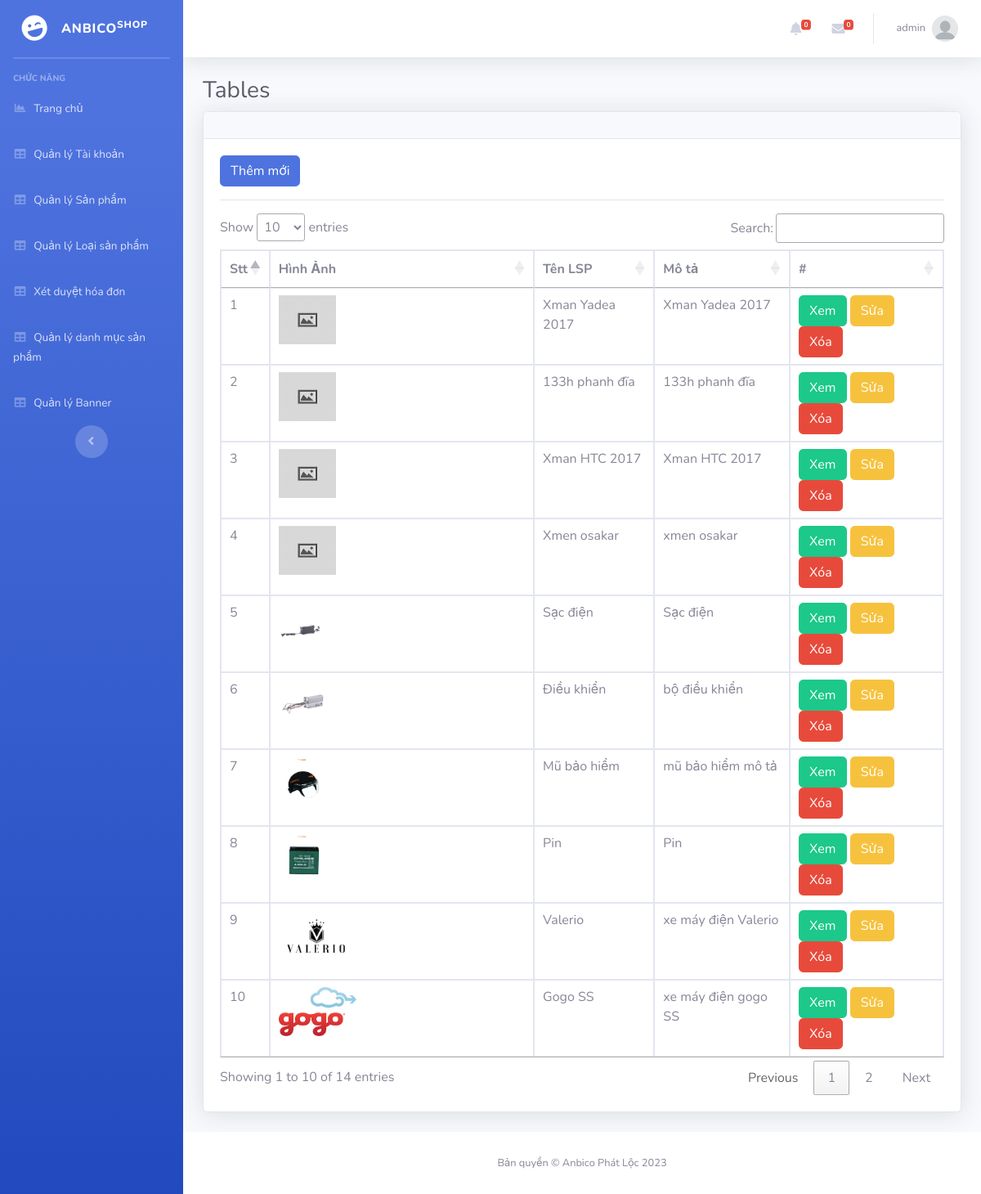
Page /admin/?mod=loaisanpham (signed in) on the committed database.
### tables this page shows
CREATE TABLE `loaisanpham` (
  `MaLSP` int(11) NOT NULL,
  `TenLSP` varchar(70) NOT NULL,
  `HinhAnh` varchar(200) NOT NULL,
  `Mota` varchar(200) NOT NULL,
  `MaDM` int(11) NOT NULL
);

### Admin/MVC/controllers/LoaisanphamController.php (called while the page is built, shortened)
<?php
class LoaisanphamController
{
	var $loaisanpham_model;
	function __construct()
	{
		$this->loaisanpham_model = new loaisanpham();
	}
	public function list()
	{
		$data = $this->loaisanpham_model->All();
		require_once("MVC/Views/Admin/index.php");
	}
}

### Admin/MVC/Models/connection.php (called while the page is built, shortened)
<?php
    class Connection{
        function __construct()
        {
            $this->conn = new mysqli("localhost", "root", "", "shopbike");
        }
    }
?>

### Admin/MVC/Models/model.php (called while the page is built, shortened)
<?php
require_once("connection.php");
class Model
{
    var $table;
    var $contens;
    function __construct()
    {
        $conn_obj = new Connection();
        $this->conn = $conn_obj->conn;
    }
    function All()
    {
        $query = "select * from $this->table ORDER BY $this->contens DESC ";
        require("result.php");
        return $data;
    }
}

### Admin/MVC/Models/result.php (called while the page is built)
<?php
$result = $this->conn->query($query);
$data = array();
while ($row = $result->fetch_assoc()) {
    $data[] = $row;
}
?>

### Admin/MVC/Views/loaisanpham/list.php (the view, shortened to what this page needs)
<?php if (isset($_SESSION['isLogin_Admin']) && $_SESSION['isLogin_Admin'] == true) { ?>
<a href="?mod=loaisanpham&act=add" type="button" class="btn btn-primary">Thêm mới</a>
<?php } ?>
<hr>
<table class="table table-bordered" id="dataTable" width="100%" cellspacing="0">
  <thead>
    <tr>
      <th scope="col">Stt</th>
      <th scope="col">Hình Ảnh</th>
      <th scope="col">Tên LSP</th>
      <th scope="col">Mô tả</th>
      <th>#</th>
    </tr>
  </thead>
  <tbody>
    <?php
    $i=0;
    foreach ($data as $row) {
      $i++;
      ?>
      <tr>
        <td><?= $i ?></td>
        <td>
    <?php
    if(!empty($row['HinhAnh'])){
        echo '<img src="../public/img/company/'.$row['HinhAnh'].'" height="60px">';
    } else{
        echo '<img src="../public/img/xe.jpg" height="60px">';
    }
    ?>
</td>
        <td><?= $row['TenLSP'] ?></td>
        <td><?= $row['Mota'] ?></td>
        <td>
          <a href="?mod=loaisanpham&act=detail&id=<?= $row['MaLSP'] ?>" class="btn btn-success">Xem</a>
          <?php if (isset($_SESSION['isLogin_Admin']) && $_SESSION['isLogin_Admin'] == true) { ?>
          <a href="?mod=loaisanpham&act=edit&id=<?= $row['MaLSP'] ?>" class="btn btn-warning">Sửa</a>
          <a href="?mod=loaisanpham&act=delete&id=<?= $row['MaLSP'] ?>" onclick="return confirm('Bạn có thật sự muốn xóa ?');" type="button" class="btn btn-danger">Xóa</a>
          <?php }?>
        </td>
      </tr>
    <?php } ?>
</table>

### Admin/index.php (shortened to what this page needs)
<?php
if (isset($_SESSION['isLogin_Admin']) && $_SESSION['isLogin_Admin'] == true) {
    $mod = isset($_GET['mod']) ? $_GET['mod'] : "login";
    $act = isset($_GET['act']) ? $_GET['act'] : "admin";
    switch ($mod) {
        case 'loaisanpham':
            require_once('MVC/controllers/LoaisanphamController.php');
            $controller_obj = new LoaisanphamController();
            switch ($act) {
                default:
                    $controller_obj->list();
                    break;
            }
            break;
    }
}

### Admin/MVC/Views/admin/index.php (shortened to what this page needs)
<!DOCTYPE html>
<html lang="en">
<head>
  <link href="public/vendor/fontawesome-free/css/all.min.css" rel="stylesheet" type="text/css">
  <link href="public/css/./sb-admin-2.min.css" rel="stylesheet" type="text/css">
  <link href="https://cdn.jsdelivr.net/npm/summernote@0.8.18/dist/summernote.min.css" rel="stylesheet">
  <link type="text/css" rel="stylesheet" href="https://cdn.datatables.net/1.10.20/css/jquery.dataTables.min.css">
</head>
<body id="page-top">
  <div id="wrapper">
    <?php require_once('menu.php') ?>
    <div id="content-wrapper" class="d-flex flex-column">
      <div id="content">
        <?php require_once('header.php') ?>
        <div class="container-fluid">
          <h1 class="h3 mb-2 text-gray-800">Tables</h1>
          <div class="card shadow mb-4">
            <div class="card-header py-3">
            </div>
            <div class="card-body">
              <div class="table-responsive">
                <?php
                if (isset($_SESSION['isLogin_Admin']) && $_SESSION['isLogin_Admin'] == true) {
                  $mod = isset($_GET['mod']) ? $_GET['mod'] : "login";
                  $act = isset($_GET['act']) ? $_GET['act'] : "admin";
                  switch ($mod) {
                    case 'loaisanpham':
                      switch ($act) {
                        default:
                          require_once('MVC/views/loaisanpham/list.php');
                          break;
                      }
                      break;
                  }
                }
                ?>
              </div>
            </div>
          </div>
        </div>
      </div>
      <?php require_once('footer.php') ?>
</body>
</html>

### Admin/MVC/Views/admin/menu.php
 <ul class="navbar-nav bg-gradient-primary sidebar sidebar-dark accordion" id="accordionSidebar">
<a class="sidebar-brand d-flex align-items-center justify-content-center" href="index.php">
  <div class="sidebar-brand-icon rotate-n-15">
    <i class="fas fa-laugh-wink"></i>
  </div>
  <div class="sidebar-brand-text mx-3">Anbico<sup>Shop</sup></div>
</a>
<hr class="sidebar-divider my-0">
<hr class="sidebar-divider">
<div class="sidebar-heading">
  Chức năng
</div>
<?php if (isset($_SESSION['isLogin_Admin']) && $_SESSION['isLogin_Admin'] == true) { ?>
<li class="nav-item">
  <a class="nav-link" href="index.php">
    <i class="fas fa-fw fa-chart-area"></i>
    <span>Trang chủ</span></a>
</li>
<?php } ?>
<?php if (isset($_SESSION['isLogin_Admin']) && $_SESSION['isLogin_Admin'] == true) { ?>
<li class="nav-item">
  <a class="nav-link" href="?mod=nguoidung">
    <i class="fas fa-fw fa-table"></i>
    <span>Quản lý Tài khoản</span></a>
</li>
<?php } ?>
<li class="nav-item">
  <a class="nav-link" href="?mod=sanpham">
    <i class="fas fa-fw fa-table"></i>
    <span>Quản lý Sản phẩm</span></a>
</li>
<li class="nav-item">
  <a class="nav-link" href="?mod=loaisanpham">
    <i class="fas fa-fw fa-table"></i>
    <span>Quản lý Loại sản phẩm</span></a>
</li>
<li class="nav-item">
  <a class="nav-link" href="?mod=hoadon">
    <i class="fas fa-fw fa-table"></i>
    <span>Xét duyệt hóa đơn</span></a>
</li>
<li class="nav-item">
  <a class="nav-link" href="?mod=danhmuc">
    <i class="fas fa-fw fa-table"></i>
    <span>Quản lý danh mục sản phẩm</span></a>
</li>
<?php if (isset($_SESSION['isLogin_Admin']) && $_SESSION['isLogin_Admin'] == true) { ?>
<li class="nav-item">
  <a class="nav-link" href="?mod=banner">
    <i class="fas fa-fw fa-table"></i>
    <span>Quản lý Banner</span></a>
</li>
<?php }?>
<div class="text-center d-none d-md-inline">
  <button class="rounded-circle border-0" id="sidebarToggle"></button>
</div>
</ul>

### Admin/MVC/Views/admin/header.php (shortened to what this page needs)
<nav class="navbar navbar-expand navbar-light bg-white topbar mb-4 static-top shadow">
  <ul class="navbar-nav ml-auto">
    <li class="nav-item dropdown no-arrow mx-1">
      <a class="nav-link dropdown-toggle" href="#" id="alertsDropdown" role="button" data-toggle="dropdown" aria-haspopup="true" aria-expanded="false">
        <i class="fas fa-bell fa-fw"></i>
        <span class="badge badge-danger badge-counter">0</span>
      </a>
    </li>
    <li class="nav-item dropdown no-arrow mx-1">
      <a class="nav-link dropdown-toggle" href="#" id="messagesDropdown" role="button" data-toggle="dropdown" aria-haspopup="true" aria-expanded="false">
        <i class="fas fa-envelope fa-fw"></i>
        <span class="badge badge-danger badge-counter">0</span>
      </a>
    </li>
    <li class="nav-item dropdown no-arrow">
      <a class="nav-link dropdown-toggle" href="#" id="userDropdown" role="button" data-toggle="dropdown" aria-haspopup="true" aria-expanded="false">
        <span class="mr-2 d-none d-lg-inline text-gray-600 small"><?=$_SESSION['login']['TaiKhoan']?></span>
        <img class="img-profile rounded-circle" src="../public/img/author.png">
      </a>
    </li>
  </ul>
</nav>

### Admin/MVC/Views/admin/footer.php
<footer class="sticky-footer bg-white">
    <div class="container my-auto">
        <div class="copyright text-center my-auto">
            <span>Bản quyền &copy; Anbico Phát Lộc <?php echo date("Y")?></span>
        </div>
    </div>
</footer>

### rows in the picture
loaisanpham: TenLSP "Xman Yadea 2017", Mota "Xman Yadea 2017"
loaisanpham: TenLSP "133h phanh đĩa", Mota "133h phanh đĩa"
loaisanpham: TenLSP "Xman HTC 2017", Mota "Xman HTC 2017"
loaisanpham: TenLSP "Xmen osakar", Mota "xmen osakar"
loaisanpham: HinhAnh (picture), TenLSP "Sạc điện", Mota "Sạc điện"
loaisanpham: HinhAnh (picture), TenLSP "Điều khiển", Mota "bộ điều khiển"
loaisanpham: HinhAnh (picture), TenLSP "Mũ bảo hiểm", Mota "mũ bảo hiểm mô tả"
loaisanpham: HinhAnh (picture), TenLSP "Pin", Mota "Pin"
loaisanpham: HinhAnh (picture), TenLSP "Valerio", Mota "xe máy điện Valerio"
loaisanpham: HinhAnh (picture), TenLSP "Gogo SS", Mota "xe máy điện gogo SS"

### other values in the picture
$_SESSION['login']['TaiKhoan'] "admin"
